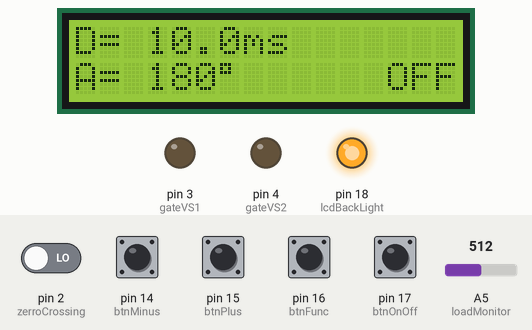
A sketch run on a simulated Arduino Uno, built with avr-gcc and run on an emulated ATmega328P. On the bench: 16×2 character LCD, output pins drawn as LEDs (lit = HIGH). Dashed ring = blinking. The inputs (shaded band) are chosen by the test bench; at power-on: pin 2 (zerroCrossing), pin 14 (btnMinus), pin 15 (btnPlus), pin 16 (btnFunc), pin 17 (btnOnOff) LOW, A5 (loadMonitor) = 512.

Above: at 1.2 s.
1.3 s: A5 (loadMonitor) set to 982
2.8 s: A5 (loadMonitor) set to 1014
At 4.4 s:
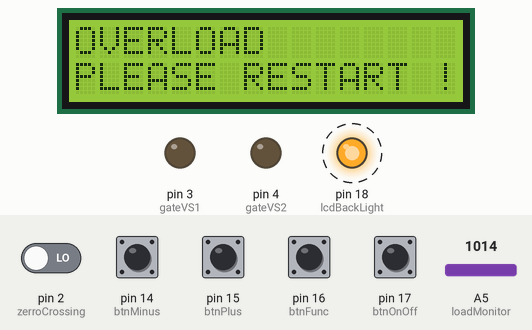
4.5 s: A5 (loadMonitor) set to 990
At 5.5 s:
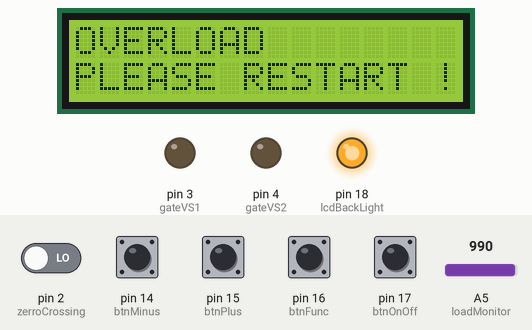
6.0 s: pin 16 (btnFunc) pulled HIGH for 0.15 s
At 6.4 s:
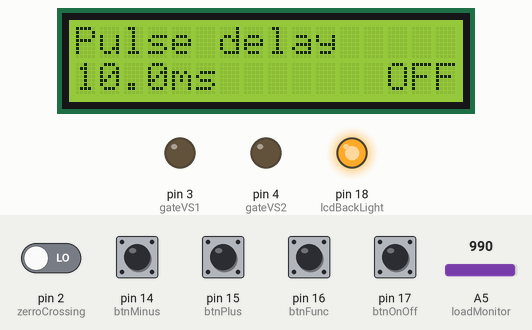
7.6 s: pin 17 (btnOnOff) pulled HIGH for 0.15 s
At 8.8 s:
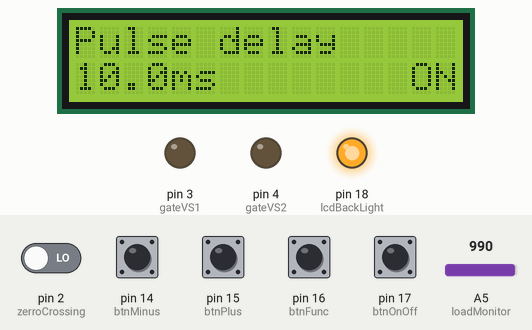
9.2 s: pin 16 (btnFunc) pulled HIGH for 1 s
At 10.0 s:
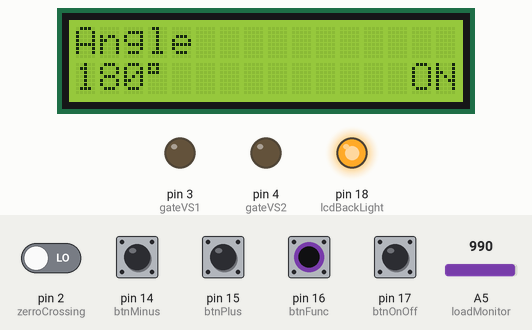
Timing chart, 0 to 12.2 s (numbered marks = the images above; inputs shaded):
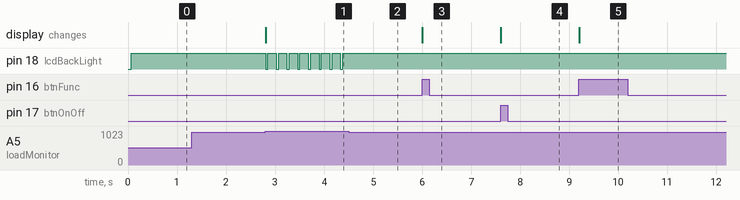

Measured:
- the behaviour switches between 999 and 1000 on A5 (loadMonitor) (found by bisection; images 0 and 1)
- after the input at 1.3 s, every drawn part: stays the same
- after the input at 2.8 s, pin 18 (lcdBackLight): alternates HIGH for 0.17 s and LOW for 0.05 s, starting at once; the display: changes at once (image 1)
- after the input at 4.5 s, pin 18 (lcdBackLight): stops changing and stays HIGH
- after the input at 6.0 s, the display: changes at once (image 3)
- after the input at 7.6 s, the display: changes at once (image 4)
- after the input at 9.2 s, the display: changes at once (image 5)

The sketch:

power_regulator_LCD.ino
```cpp
#include <LiquidCrystal.h>

/*
 * Constants definition
 */
#define  PULSE_WIDTH        5      // Value is in uC cycles. Thyristor requires min 2us
#define  GATE_OFFSET_MAX    625    // uC cycles
#define  GATE_OFFSET_MIN    0
#define  STEP               6.25
#define  COUNTER_MAX        65535  //The counter reaches its MAXimum when it becomes 0xFFFF (decimal 65535).
#define  DELAY_CALIBRATION  62.5                //used in handleDisplay()
#define  ANGLE_CALIBRATION  3.472222222222222;  //used in handleDisplay()
#define  DEBOUNCE           80

/*
 * Pinout definition
 */
LiquidCrystal lcd(7, 8, 9, 10, 11, 12); // LCD pins: RS,E,D4,D5,D6,D7

byte zerroCrossing = 2;          // PB2 INT0
volatile byte gateVS1 = 3;       // PB3
volatile byte gateVS2 = 4;       // PB4
byte  btnMinus = 14;             // A0
byte  btnPlus = 15;              // A1
byte  btnFunc = 16;              // A2
byte  btnOnOff = 17;             // A3
byte  lcdBackLight = 18;         // A4
float loadMonitor = 19;          // A5 analog input

/*
 * Global variables
 */
volatile float gateOffset = GATE_OFFSET_MAX;    // uC cycles
volatile byte onOffState = 0;                   // initial regulator state when power is connected
byte btnMinusState = 0;
byte btnPlusState = 0;
byte btnFuncState = 0;
byte btnMenu = 0;                    // Menu selection
byte btnOnOffState = 0;
int  last_btnMinusState = LOW;
int  last_btnPlusState = LOW;
int  last_btnFuncState = LOW;
int  last_btnOnOffState = LOW;
long last_DebounceTime = 0;          // the last time the output pin was toggled
int  last_gateOffset;                // Last user defined gateOffset value

/*
 * Interrupt, zero cross detect
 */
void zeroCrossInterrupt()
{
  TCCR1B = 0x04;  //start timer with divide by 256 input
  TCNT1 = 0;      //reset timer - count from zero
}

ISR(TIMER1_COMPA_vect) { //comparator match
  if (onOffState == 1) {
    if (digitalRead(zerroCrossing) == 1) {
      digitalWrite(gateVS1, HIGH); //set triac gate to high
    } else if (digitalRead(zerroCrossing) == 0) {
      digitalWrite(gateVS2, HIGH); //set triac gate to high
    }
  } else {
    digitalWrite(gateVS1, LOW); //turn off triac gate
    digitalWrite(gateVS2, LOW); //turn off triac gate
  }
  TCNT1 = COUNTER_MAX - PULSE_WIDTH;      //trigger pulse width
}

ISR(TIMER1_OVF_vect) {        //timer1 overflow
  digitalWrite(gateVS1, LOW); //turn off triac gate
  digitalWrite(gateVS2, LOW); //turn off triac gate
  TCCR1B = 0x00;              //disable timer stopd unintended triggers
}

/*
 * Handle regulator behaviour on overload
 */
void handleOverload()
{
  noInterrupts();
  digitalWrite(gateVS1, LOW);
  digitalWrite(gateVS2, LOW);
  lcd.clear();
  lcd.setCursor(0, 0);
  lcd.print("OVERLOAD");
  delay(100);
  lcd.setCursor(0, 1);
  lcd.print("PLEASE RESTART !");
  digitalWrite(lcdBackLight, LOW);
  delay(10000);
  digitalWrite(lcdBackLight, HIGH);
  delay(35000);
} // end of handleOverload

/*
 * Function that reads buttons pressed by user
 */
void readButtons()
{
  byte reading_btnOnOff;
  byte reading_btnFunc;
  byte reading_btnPlus;
  byte reading_btnMinus;

  reading_btnOnOff = digitalRead(btnOnOff);
  reading_btnFunc = digitalRead(btnFunc);
  reading_btnPlus = digitalRead(btnPlus);
  reading_btnMinus = digitalRead(btnMinus);

  ////////////////////////////////////////////// OnOff /////////////////////////////////////////////////////
  if (reading_btnOnOff != last_btnOnOffState) {
    last_btnOnOffState = millis(); // reset the debouncing timer
  }
  if ((millis() - last_DebounceTime) > DEBOUNCE) {
    if (reading_btnOnOff != btnOnOffState) {
      btnOnOffState = reading_btnOnOff;
      if (btnOnOffState == HIGH) {
        onOffState = !onOffState;
        handleDisplay();
      }
    }
  }
  last_btnOnOffState = reading_btnOnOff;
  ////////////////////////////////////////////// FUNC /////////////////////////////////////////////////////
  if (reading_btnFunc != last_btnFuncState) {
    last_btnFuncState = millis(); // reset the debouncing timer
  }
  if ((millis() - last_DebounceTime) > DEBOUNCE) {
    if (reading_btnFunc != btnFuncState) {
      btnFuncState = reading_btnFunc;
      if (btnFuncState == HIGH) {
        if (btnMenu < 2) {
          btnMenu++;
          handleDisplay();
        } else {
          btnMenu = 0;
          handleDisplay();
        }
      }
    }
  }
  last_btnFuncState = reading_btnFunc;
  ////////////////////////////////////////////// PLUS /////////////////////////////////////////////////////
  if (reading_btnPlus != last_btnPlusState) {
    last_btnPlusState = millis(); // reset the debouncing timer
  }
  if ((millis() - last_DebounceTime) > DEBOUNCE) {
    if (reading_btnPlus != btnPlusState) {
      btnPlusState = reading_btnPlus;
      if (btnPlusState == HIGH) {
        if (gateOffset > GATE_OFFSET_MIN) {
          gateOffset = gateOffset - STEP;
          handleDisplay();
        }
      }
    }
  }
  last_btnPlusState = reading_btnPlus;
  ////////////////////////////////////////////// MINUS /////////////////////////////////////////////////////
  if (reading_btnMinus != last_btnMinusState) {
    last_btnMinusState = millis(); // reset the debouncing timer
  }
  if ((millis() - last_DebounceTime) > DEBOUNCE) {
    if (reading_btnMinus != btnMinusState) {
      btnMinusState = reading_btnMinus;
      if (btnMinusState == HIGH) {
        if (gateOffset < GATE_OFFSET_MAX) {
          gateOffset = gateOffset + STEP;
          handleDisplay();
        }
      }
    }
  }
  last_btnMinusState = reading_btnMinus;

} // end of readButtons

/*
 * Handle disply information
 */
void handleDisplay()
{
  float displayDelay = gateOffset / DELAY_CALIBRATION;
  float displayAngle = gateOffset / ANGLE_CALIBRATION;

  lcd.clear();
  switch (btnMenu) {

    case 1: // display pulse delay
      lcd.clear();
      lcd.setCursor(0, 0);
      lcd.print("Pulse delay");
      lcd.setCursor(0, 1);
      lcd.print(displayDelay, 1);
      lcd.print("ms");
      break;

    case 2: // display alpha
      lcd.clear();
      lcd.setCursor(0, 0);
      lcd.print("Angle");
      lcd.setCursor(0, 1);
      lcd.print(displayAngle, 0);
      lcd.print((char)223);
      break;

    default: // normal operation
      lcd.clear();
      lcd.setCursor(0, 0);
      lcd.print("D= ");
      lcd.print(displayDelay, 1);
      lcd.print("ms");
      lcd.setCursor(0, 1);
      lcd.print("A= ");
      lcd.print(displayAngle, 0);
      lcd.print((char)223);
      lcd.setCursor(0, 1);
      break;

  } // end of switch

  if (onOffState == 1) {
    lcd.setCursor(14, 1);
    lcd.print("ON");
  } else if (onOffState == 0) {
    lcd.setCursor(13, 1);
    lcd.print("OFF");
  }

} // end of handleDisplay

void setup()
{
  lcd.begin(16, 2);
  digitalWrite(lcdBackLight, HIGH);
  handleDisplay();

  pinMode(zerroCrossing, INPUT);
  pinMode(gateVS1, OUTPUT);
  pinMode(gateVS2, OUTPUT);
  pinMode(lcdBackLight, OUTPUT);
  pinMode(btnMinus, INPUT);
  pinMode(btnPlus, INPUT);
  pinMode(btnFunc, INPUT);
  pinMode(btnOnOff, INPUT);
  pinMode(loadMonitor, INPUT);

  // set up Timer1
  //(see ATMEGA 328 data sheet pg 134 for more details)
  OCR1A = 100;      //initialize the comparator
  TIMSK1 = 0x03;    //enable comparator A and overflow interrupts
  TCCR1A = 0x00;    //timer control registers set for
  TCCR1B = 0x00;    //normal operation, timer disabled
} // end of setup

void loop()
{
  float readLoadCurrent = analogRead(loadMonitor); // read the A5 voltage

  if (readLoadCurrent < 1000.0) { // compare analog pin voltage
    readButtons();
    if (onOffState == 0) {
      digitalWrite(gateVS1, LOW);
      digitalWrite(gateVS2, LOW);
      detachInterrupt(0);
    } else if (onOffState == 1) {
      attachInterrupt(0, zeroCrossInterrupt, CHANGE);
    }
    OCR1A = gateOffset;
  } else {
    handleOverload(); // stop service routine and call function to handle overload
  }

} //end of loop
```
